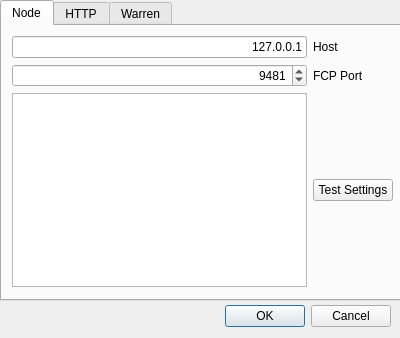
<?xml version="1.0" encoding="UTF-8"?>
<ui version="4.0">
 <class>SettingsDialog</class>
 <widget class="QDialog" name="SettingsDialog">
  <property name="geometry">
   <rect>
    <x>0</x>
    <y>0</y>
    <width>400</width>
    <height>338</height>
   </rect>
  </property>
  <property name="sizePolicy">
   <sizepolicy hsizetype="Fixed" vsizetype="Fixed">
    <horstretch>0</horstretch>
    <verstretch>0</verstretch>
   </sizepolicy>
  </property>
  <property name="minimumSize">
   <size>
    <width>400</width>
    <height>338</height>
   </size>
  </property>
  <property name="maximumSize">
   <size>
    <width>400</width>
    <height>338</height>
   </size>
  </property>
  <property name="contextMenuPolicy">
   <enum>Qt::NoContextMenu</enum>
  </property>
  <property name="windowTitle">
   <string>Settings</string>
  </property>
  <property name="sizeGripEnabled">
   <bool>false</bool>
  </property>
  <widget class="QDialogButtonBox" name="buttonBox">
   <property name="geometry">
    <rect>
     <x>50</x>
     <y>300</y>
     <width>341</width>
     <height>32</height>
    </rect>
   </property>
   <property name="orientation">
    <enum>Qt::Horizontal</enum>
   </property>
   <property name="standardButtons">
    <set>QDialogButtonBox::Cancel|QDialogButtonBox::Ok</set>
   </property>
  </widget>
  <widget class="QTabWidget" name="tabWidget">
   <property name="geometry">
    <rect>
     <x>0</x>
     <y>0</y>
     <width>401</width>
     <height>301</height>
    </rect>
   </property>
   <property name="currentIndex">
    <number>0</number>
   </property>
   <widget class="QWidget" name="node_settings_tab">
    <attribute name="title">
     <string>Node</string>
    </attribute>
    <widget class="QWidget" name="gridLayoutWidget">
     <property name="geometry">
      <rect>
       <x>10</x>
       <y>10</y>
       <width>381</width>
       <height>251</height>
      </rect>
     </property>
     <layout class="QGridLayout" name="gridLayout">
      <item row="0" column="1">
       <widget class="QLineEdit" name="node_host_edit">
        <property name="text">
         <string>127.0.0.1</string>
        </property>
        <property name="alignment">
         <set>Qt::AlignRight|Qt::AlignTrailing|Qt::AlignVCenter</set>
        </property>
       </widget>
      </item>
      <item row="0" column="2">
       <widget class="QLabel" name="node_host_label">
        <property name="text">
         <string>Host</string>
        </property>
       </widget>
      </item>
      <item row="1" column="2">
       <widget class="QLabel" name="node_port_label">
        <property name="text">
         <string>FCP Port</string>
        </property>
       </widget>
      </item>
      <item row="1" column="1">
       <widget class="QSpinBox" name="node_fcp_port_edit">
        <property name="alignment">
         <set>Qt::AlignRight|Qt::AlignTrailing|Qt::AlignVCenter</set>
        </property>
        <property name="minimum">
         <number>1025</number>
        </property>
        <property name="maximum">
         <number>65535</number>
        </property>
        <property name="value">
         <number>9481</number>
        </property>
       </widget>
      </item>
      <item row="2" column="1">
       <widget class="QTextEdit" name="testResultsEdit"/>
      </item>
      <item row="2" column="2">
       <widget class="QPushButton" name="testSettingsButton">
        <property name="text">
         <string>Test Settings</string>
        </property>
       </widget>
      </item>
     </layout>
    </widget>
   </widget>
   <widget class="QWidget" name="http_settings_tab">
    <attribute name="title">
     <string>HTTP</string>
    </attribute>
    <widget class="QWidget" name="gridLayoutWidget_2">
     <property name="geometry">
      <rect>
       <x>10</x>
       <y>10</y>
       <width>381</width>
       <height>71</height>
      </rect>
     </property>
     <layout class="QGridLayout" name="gridLayout_2">
      <item row="0" column="1">
       <widget class="QLineEdit" name="proxy_host_edit">
        <property name="text">
         <string/>
        </property>
        <property name="alignment">
         <set>Qt::AlignRight|Qt::AlignTrailing|Qt::AlignVCenter</set>
        </property>
       </widget>
      </item>
      <item row="0" column="2">
       <widget class="QLabel" name="proxy_host_label">
        <property name="text">
         <string>Proxy Host</string>
        </property>
       </widget>
      </item>
      <item row="1" column="2">
       <widget class="QLabel" name="proxy_port_label">
        <property name="text">
         <string>Proxy Port</string>
        </property>
       </widget>
      </item>
      <item row="1" column="1">
       <widget class="QSpinBox" name="proxy_port_edit">
        <property name="alignment">
         <set>Qt::AlignRight|Qt::AlignTrailing|Qt::AlignVCenter</set>
        </property>
        <property name="minimum">
         <number>1025</number>
        </property>
        <property name="maximum">
         <number>65535</number>
        </property>
        <property name="value">
         <number>8118</number>
        </property>
       </widget>
      </item>
     </layout>
    </widget>
   </widget>
   <widget class="QWidget" name="warren_settings_tab">
    <attribute name="title">
     <string>Warren</string>
    </attribute>
    <widget class="QWidget" name="gridLayoutWidget_3">
     <property name="geometry">
      <rect>
       <x>10</x>
       <y>10</y>
       <width>371</width>
       <height>61</height>
      </rect>
     </property>
     <layout class="QGridLayout" name="gridLayout_3">
      <item row="0" column="0">
       <widget class="QLabel" name="file_key_type_label">
        <property name="text">
         <string>Insert files with this keytype</string>
        </property>
       </widget>
      </item>
      <item row="1" column="0">
       <widget class="QLabel" name="pastebin_key_type_label">
        <property name="text">
         <string>Insert Pastebin with this keytype</string>
        </property>
       </widget>
      </item>
      <item row="0" column="1">
       <widget class="QComboBox" name="file_key_type_box">
        <property name="layoutDirection">
         <enum>Qt::LeftToRight</enum>
        </property>
       </widget>
      </item>
      <item row="1" column="1">
       <widget class="QComboBox" name="pastebin_key_type_box"/>
      </item>
     </layout>
    </widget>
   </widget>
  </widget>
 </widget>
 <resources/>
 <connections>
  <connection>
   <sender>buttonBox</sender>
   <signal>accepted()</signal>
   <receiver>SettingsDialog</receiver>
   <slot>accept()</slot>
   <hints>
    <hint type="sourcelabel">
     <x>248</x>
     <y>254</y>
    </hint>
    <hint type="destinationlabel">
     <x>157</x>
     <y>274</y>
    </hint>
   </hints>
  </connection>
  <connection>
   <sender>buttonBox</sender>
   <signal>rejected()</signal>
   <receiver>SettingsDialog</receiver>
   <slot>reject()</slot>
   <hints>
    <hint type="sourcelabel">
     <x>316</x>
     <y>260</y>
    </hint>
    <hint type="destinationlabel">
     <x>286</x>
     <y>274</y>
    </hint>
   </hints>
  </connection>
 </connections>
</ui>
